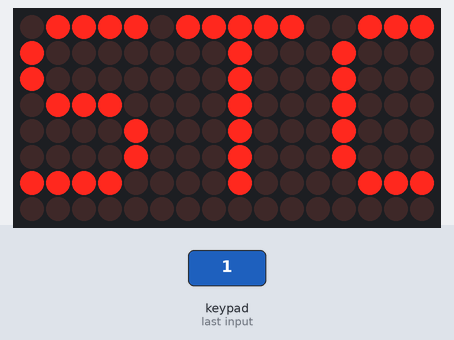
Bench run of a sketch on a simulated Arduino Uno, built with avr-gcc and run on an emulated ATmega328P. Shown: 16×8 LED matrix. Inputs (shaded band) come from the test bench. What the sketch prints to the serial monitor is not drawn.

1.3 s: keypad keys 1 2 3 4 pressed 0.4 s apart
Above: at 1.4 s.
4.4 s: key 'A' pressed
5.9 s: key 'B' pressed
7.4 s: keypad keys 1 2 3 4 # pressed 0.4 s apart
10.9 s: key 'C' pressed
12.4 s: keypad keys 1 2 3 4 * pressed 0.4 s apart
Timing chart, 0 to 15.4 s (numbered marks = the images above; inputs shaded):
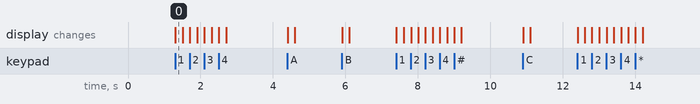

Measured:
- after the input at 1.3 s, the display: changes at once (image 0)

The sketch:

keypadPassword.ino
```cpp
// Program to demonstrate the MD_Parola library
//
// Uses the Arduino Print Class extension with various output types
//
// MD_MAX72XX library can be found at https://github.com/MajicDesigns/MD_MAX72XX
//

#include <MD_Parola.h>
#include <MD_MAX72xx.h>
//#include <SPI.h>
#include <Keypad.h>

const uint16_t WAIT_TIME = 200;

// Define the number of devices we have in the chain and the hardware interface
// NOTE: These pin numbers will probably not work with your hardware and may
// need to be adapted
#define HARDWARE_TYPE MD_MAX72XX::GENERIC_HW
#define MAX_DEVICES 2
#define CLK_PIN   13
#define DATA_PIN  11
#define CS_PIN    10

// Hardware SPI connection
MD_Parola P = MD_Parola(HARDWARE_TYPE, CS_PIN, MAX_DEVICES);
// Arbitrary output pins
// MD_Parola P = MD_Parola(HARDWARE_TYPE, DATA_PIN, CLK_PIN, CS_PIN, MAX_DEVICES);

const byte ROWS = 4; //four rows
const byte COLS = 4; //four columns
//define the cymbols on the buttons of the keypads
char hexaKeys[ROWS][COLS] = {
  {'1','2','3','A'},
  {'4','5','6','B'},
  {'7','8','9','C'},
  {'*','0','#','D'}
};
byte colPins[COLS] = {3, 2, 9, 8}; //connect to the column pinouts of the keypad
byte rowPins[ROWS] = {7, 6, 5, 4}; //connect to the row pinouts of the keypad

//initialize an instance of class NewKeypad
Keypad customKeypad = Keypad( makeKeymap(hexaKeys), rowPins, colPins, ROWS, COLS);

String Password ="1234"; //create a password
String data= "";
//int Position = 0; //keypad position


void setup(void)
{
  P.begin();
  Serial.begin(9600);
  setLocked (true); //state of the password
}

void loop(void)
{
  char customKey = customKeypad.getKey();
  //P.begin();
  //mx.control(3, 0);
  if (customKey){
    //digitalWrite(CS_PIN,LOW);
    P.print("STOP");
    data+= customKey;
    Serial.println(data);
    delay(WAIT_TIME);
    P.displayClear();
    //digitalWrite(CS_PIN,HIGH);
  }
  if (data.length()== 4){
    if(data == Password){
      setLocked (false);
      Serial.println("Verified");
      delay(100);
      data = "";
    }
    else{
      setLocked (true);
      Serial.println("Wrong password");
      data = "";
    }
  }
}

void setLocked(int locked){
  if(locked){
    Serial.println("LOCKED");
    }
    else{
      Serial.println("OPEN");
    }
  }
```
